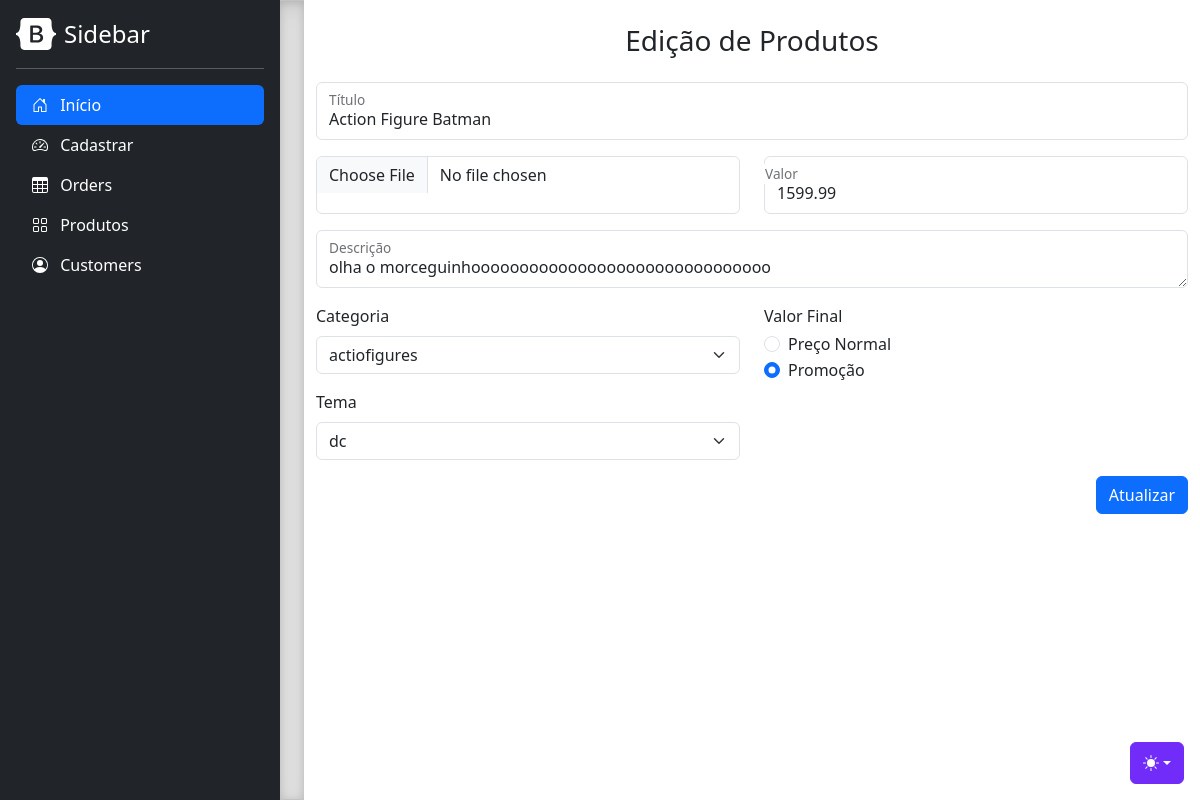
/admin/form-edicao.php?idproduto=8, run on the app's committed database.
### tables this page shows
CREATE TABLE `produtos` (
  `idproduto` int NOT NULL AUTO_INCREMENT,
  `titulo` varchar(200) DEFAULT NULL,
  `valor` double DEFAULT NULL,
  `descricao` text,
  `imagem` longblob,
  `promocao` int DEFAULT NULL,
  `idcategoria` int DEFAULT NULL,
  `idtema` int DEFAULT NULL,
  PRIMARY KEY (`idproduto`),
  KEY `idcategoria_idx` (`idcategoria`),
  KEY `idtema_idx` (`idtema`),
  CONSTRAINT `idcategoria` FOREIGN KEY (`idcategoria`) REFERENCES `categorias` (`idcategoria`),
  CONSTRAINT `idtema` FOREIGN KEY (`idtema`) REFERENCES `tema` (`idtema`)
);

### admin/src/ProdutosDAO.php (called while the page is built, shortened)
<?php
class ProdutosDAO {
    public function getProduto($idproduto) {
        $conexaoBD = ConexaoBD::conectar();
        $sql = "select * from produtos where idproduto=$idproduto";
        $resultado = $conexaoBD->query($sql);
        $produto = $resultado->fetch(PDO::FETCH_ASSOC);
        return $produto;
    }
}

### admin/src/CategoriaDAO.php (called while the page is built, shortened)
<?php
class CategoriaDAO {
    public function getCategorias(){
        $conexaoBD = ConexaoBD::conectar();
        $sql = "select * from categorias";
        $resultado = $conexaoBD->query($sql);
        $categorias = $resultado->fetchAll(PDO::FETCH_ASSOC);
        return $categorias;
    }
}

### admin/src/TemaDAO.php (called while the page is built, shortened)
<?php
class TemaDAO {
    public function getTemas(){
        $conexaoBD = ConexaoBD::conectar();
        $sql = "select * from tema";
        $resultado = $conexaoBD->query($sql);
        $temas = $resultado->fetchAll(PDO::FETCH_ASSOC);
        return $temas;
    }
}

### admin/form-edicao.php (the view, shortened to what this page needs)
<?php
  include "menu.php";
  require_once "src/ProdutosDAO.php";
  $produtosDAO = new ProdutosDAO();
  $produto = $produtosDAO->getProduto($_GET['idproduto']);
?>
<div class="container w-75">
  <form action="edicao-produto.php" method="post" enctype="multipart/form-data">
    <h3 class="text-center my-4">Edição de Produtos</h3>
    <div class="form-floating my-3">
      <input type="text" class="form-control" id="textID" placeholder="text" name="titulo" value="<?=$produto['titulo']?>" required>
      <label for="floatingInput">Título</label>
    </div>
    <div class="row my-3">
      <div class="col-6">
        <input type="file" class="form-control h-100" id="imagemID" name="imagem">
      </div>
      <div class="form-floating col-6">
        <input type="text" class="form-control" id="valorID" placeholder="text" name="valor" value="<?=$produto['valor']?>" required>
        <label for="floatingInput">Valor</label>
      </div>
    </div>
    <div class="form-floating">
      <textarea class="form-control" placeholder="Leave a comment here" id="descricaoID" name="descricao" required><?=$produto['descricao']?></textarea>
      <label for="descricaoID">Descrição</label>
    </div>
    <div class="row align-items-start mt-3">
      <div class="col-6">
        <div>
          <label class="form-label">Categoria</label>
          <select name="idcategoria" class="form-select" required>
            <?php
              require_once "src/CategoriaDAO.php";
              $categoriaDAO = new CategoriaDAO();
              $categorias = $categoriaDAO -> getCategorias();
              foreach ($categorias as $categoria) {
                if($categoria['idcategoria'] == $produto['idcategoria']) {
                  $selected = "SELECTED";
                } else{
                  $selected = "";
                }
            ?>
              <option <?=$selected?> value="<?=$categoria['idcategoria']?>"><?=$categoria['categoria']?></option>
            <?php
              }
            ?>
          </select>
        </div>
        <div class="mt-3">
          <label class="form-label">Tema</label>
          <select name="idtema" class="form-select" required>
            <?php
              require_once "src/temaDAO.php";
              $temaDAO = new TemaDAO();
              $temas = $temaDAO -> getTemas();
              foreach ($temas as $tema) {
                if($tema['idtema'] == $produto['idtema']) {
                  $selected = "SELECTED";
                } else{
                  $selected = "";
                }
            ?>
              <option <?=$selected?> value="<?=$tema['idtema']?>"><?=$tema['tema']?></option>
            <?php
              }
            ?>
          </select>
        </div>
      </div>
      <div class="col-6">
        <p class="mb-1">Valor Final</p>
        <?php
            if ($produto['promocao']==1) {
          ?>
            <div class="form-check">
              <input class="form-check-input" type="radio" value="0" id="normal" name="promocao">
              <label class="form-check-label" for="normal">
                Preço Normal
              </label>
            </div>
            <div class="form-check">
              <input class="form-check-input" type="radio" value="1" id="promocao" name="promocao" checked>
              <label class="form-check-label" for="promocao">
                Promoção
              </label>
            </div>
          <?php
            }
          ?>
      </div>
    </div>
    <button type="submit" class="btn btn-primary mt-3 float-end">Atualizar</button>
  </form>
</div>
<?php
  include "rodape.php";
?>

### admin/sidebars.css (style rules this page uses)
body { min-height: 100vh; min-height: -webkit-fill-available; }
html { height: -webkit-fill-available; }

### data on the page
produtos: titulo "Action Figure Batman", valor "1599.99", descricao "olha o morceguinhooooooooooooooooooooooooooooooo"

### other printed values
form field idcategoria "actiofigures"
form field idtema "dc"
